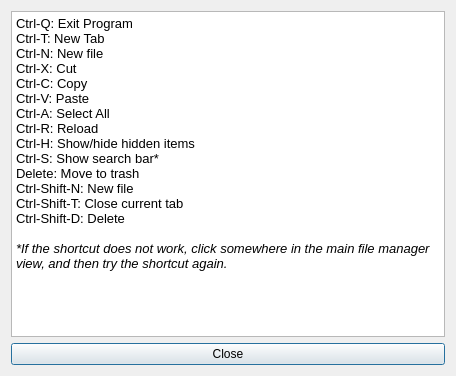
<?xml version="1.0" encoding="UTF-8"?>
<ui version="4.0">
 <class>KeyboardShortcutsDialog</class>
 <widget class="QDialog" name="KeyboardShortcutsDialog">
  <property name="geometry">
   <rect>
    <x>0</x>
    <y>0</y>
    <width>456</width>
    <height>376</height>
   </rect>
  </property>
  <property name="windowTitle">
   <string>Keyboard Shortcuts</string>
  </property>
  <layout class="QVBoxLayout" name="verticalLayout_2">
   <item>
    <layout class="QVBoxLayout" name="verticalLayout">
     <item>
      <widget class="QTextEdit" name="textEdit">
       <property name="readOnly">
        <bool>true</bool>
       </property>
       <property name="html">
        <string>&lt;!DOCTYPE HTML PUBLIC &quot;-//W3C//DTD HTML 4.0//EN&quot; &quot;http://www.w3.org/TR/REC-html40/strict.dtd&quot;&gt;
&lt;html&gt;&lt;head&gt;&lt;meta name=&quot;qrichtext&quot; content=&quot;1&quot; /&gt;&lt;style type=&quot;text/css&quot;&gt;
p, li { white-space: pre-wrap; }
&lt;/style&gt;&lt;/head&gt;&lt;body style=&quot; font-family:'Cantarell'; font-size:10pt; font-weight:400; font-style:normal;&quot;&gt;
&lt;p style=&quot; margin-top:0px; margin-bottom:0px; margin-left:0px; margin-right:0px; -qt-block-indent:0; text-indent:0px;&quot;&gt;&lt;span style=&quot; font-family:'Noto Sans';&quot;&gt;Ctrl-Q: Exit Program&lt;/span&gt;&lt;/p&gt;
&lt;p style=&quot; margin-top:0px; margin-bottom:0px; margin-left:0px; margin-right:0px; -qt-block-indent:0; text-indent:0px;&quot;&gt;&lt;span style=&quot; font-family:'Noto Sans';&quot;&gt;Ctrl-T: New Tab&lt;/span&gt;&lt;/p&gt;
&lt;p style=&quot; margin-top:0px; margin-bottom:0px; margin-left:0px; margin-right:0px; -qt-block-indent:0; text-indent:0px;&quot;&gt;&lt;span style=&quot; font-family:'Noto Sans';&quot;&gt;Ctrl-N: New file&lt;/span&gt;&lt;/p&gt;
&lt;p style=&quot; margin-top:0px; margin-bottom:0px; margin-left:0px; margin-right:0px; -qt-block-indent:0; text-indent:0px;&quot;&gt;&lt;span style=&quot; font-family:'Noto Sans';&quot;&gt;Ctrl-X: Cut&lt;/span&gt;&lt;/p&gt;
&lt;p style=&quot; margin-top:0px; margin-bottom:0px; margin-left:0px; margin-right:0px; -qt-block-indent:0; text-indent:0px;&quot;&gt;&lt;span style=&quot; font-family:'Noto Sans';&quot;&gt;Ctrl-C: Copy&lt;/span&gt;&lt;/p&gt;
&lt;p style=&quot; margin-top:0px; margin-bottom:0px; margin-left:0px; margin-right:0px; -qt-block-indent:0; text-indent:0px;&quot;&gt;&lt;span style=&quot; font-family:'Noto Sans';&quot;&gt;Ctrl-V: Paste&lt;/span&gt;&lt;/p&gt;
&lt;p style=&quot; margin-top:0px; margin-bottom:0px; margin-left:0px; margin-right:0px; -qt-block-indent:0; text-indent:0px;&quot;&gt;&lt;span style=&quot; font-family:'Noto Sans';&quot;&gt;Ctrl-A: Select All&lt;/span&gt;&lt;/p&gt;
&lt;p style=&quot; margin-top:0px; margin-bottom:0px; margin-left:0px; margin-right:0px; -qt-block-indent:0; text-indent:0px;&quot;&gt;&lt;span style=&quot; font-family:'Noto Sans';&quot;&gt;Ctrl-R: Reload&lt;/span&gt;&lt;/p&gt;
&lt;p style=&quot; margin-top:0px; margin-bottom:0px; margin-left:0px; margin-right:0px; -qt-block-indent:0; text-indent:0px;&quot;&gt;&lt;span style=&quot; font-family:'Noto Sans';&quot;&gt;Ctrl-H: Show/hide hidden items&lt;/span&gt;&lt;/p&gt;
&lt;p style=&quot; margin-top:0px; margin-bottom:0px; margin-left:0px; margin-right:0px; -qt-block-indent:0; text-indent:0px;&quot;&gt;&lt;span style=&quot; font-family:'Noto Sans';&quot;&gt;Ctrl-S: Show search bar*&lt;/span&gt;&lt;/p&gt;
&lt;p style=&quot; margin-top:0px; margin-bottom:0px; margin-left:0px; margin-right:0px; -qt-block-indent:0; text-indent:0px;&quot;&gt;&lt;span style=&quot; font-family:'Noto Sans';&quot;&gt;Delete: Move to trash&lt;/span&gt;&lt;/p&gt;
&lt;p style=&quot; margin-top:0px; margin-bottom:0px; margin-left:0px; margin-right:0px; -qt-block-indent:0; text-indent:0px;&quot;&gt;&lt;span style=&quot; font-family:'Noto Sans';&quot;&gt;Ctrl-Shift-N: New file&lt;/span&gt;&lt;/p&gt;
&lt;p style=&quot; margin-top:0px; margin-bottom:0px; margin-left:0px; margin-right:0px; -qt-block-indent:0; text-indent:0px;&quot;&gt;&lt;span style=&quot; font-family:'Noto Sans';&quot;&gt;Ctrl-Shift-T: Close current tab&lt;/span&gt;&lt;/p&gt;
&lt;p style=&quot; margin-top:0px; margin-bottom:0px; margin-left:0px; margin-right:0px; -qt-block-indent:0; text-indent:0px;&quot;&gt;&lt;span style=&quot; font-family:'Noto Sans';&quot;&gt;Ctrl-Shift-D: Delete&lt;/span&gt;&lt;/p&gt;
&lt;p style=&quot;-qt-paragraph-type:empty; margin-top:0px; margin-bottom:0px; margin-left:0px; margin-right:0px; -qt-block-indent:0; text-indent:0px; font-family:'Noto Sans';&quot;&gt;&lt;br /&gt;&lt;/p&gt;
&lt;p style=&quot; margin-top:0px; margin-bottom:0px; margin-left:0px; margin-right:0px; -qt-block-indent:0; text-indent:0px;&quot;&gt;&lt;span style=&quot; font-family:'Noto Sans'; font-style:italic;&quot;&gt;*If the shortcut does not work, click somewhere in the main file manager view, and then try the shortcut again.&lt;/span&gt;&lt;/p&gt;&lt;/body&gt;&lt;/html&gt;</string>
       </property>
      </widget>
     </item>
    </layout>
   </item>
   <item>
    <widget class="QPushButton" name="closeButton">
     <property name="text">
      <string>Close</string>
     </property>
    </widget>
   </item>
  </layout>
 </widget>
 <resources/>
 <connections/>
</ui>
